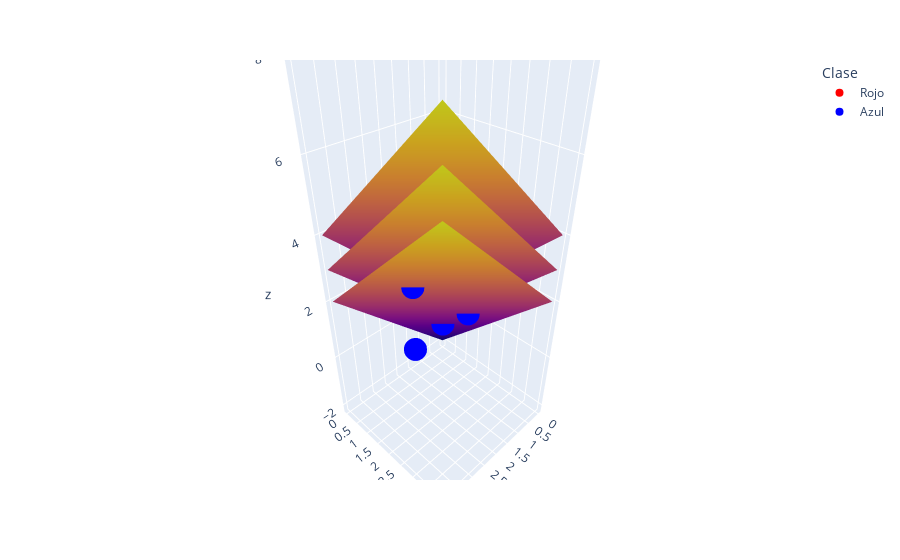

Notebook code cell kept with this figure:
### Code cell
X = [1,1,1,3,1,3,1,3,1]
Y = [0,0,1,1,1,2,2,2,1]
Z = [1,2,2,4,3,3,1,1,0]
Clase = ["Rojo","Rojo","Rojo","Rojo","Rojo","Azul","Azul","Azul","Azul"]
dict = {"x": X, "y": Y, "z": Z, "Clase": Clase}
df = pd.DataFrame(dict)
fig = px.scatter_3d(df, x='x', y='y', z='z',
              color='Clase', color_discrete_sequence=["red", "blue"])

x, y = np.meshgrid(range(5), range(5))
hiperplano_rojo = x + y
hiperplano_azul = x + y - 2
hiperplano_optimo = x + y - 1

fig.add_trace(
    go.Surface(x=x, y=y, z=hiperplano_rojo, text='Hiperplano Rojo', showscale=False)
)

fig.add_trace(
    go.Surface(x=x, y=y, z=hiperplano_azul, text='Hiperplano Azul', showscale=False)
)

fig.add_trace(
    go.Surface(x=x, y=y, z=hiperplano_optimo, text='Hiperplano Optimo', showscale=False)
)


fig.show()

### Figure 1 — Plotly figure (JSON) as saved in the notebook; plotly's stock layout.template omitted (floating-point values rounded to 4 significant figures)
{"data": [{"hovertemplate": "Clase=Rojo<br>x=%{x}<br>y=%{y}<br>z=%{z}<extra></extra>", "legendgroup": "Rojo", "marker": {"color": "red", "symbol": "circle"}, "mode": "markers", "name": "Rojo", "scene": "scene", "showlegend": true, "type": "scatter3d", "x": [1, 1, 1, 3, 1], "y": [0, 0, 1, 1, 1], "z": [1, 2, 2, 4, 3]}, {"hovertemplate": "Clase=Azul<br>x=%{x}<br>y=%{y}<br>z=%{z}<extra></extra>", "legendgroup": "Azul", "marker": {"color": "blue", "symbol": "circle"}, "mode": "markers", "name": "Azul", "scene": "scene", "showlegend": true, "type": "scatter3d", "x": [3, 1, 3, 1], "y": [2, 2, 2, 1], "z": [3, 1, 1, 0]}, {"showscale": false, "text": "Hiperplano Rojo", "type": "surface", "x": [[0, 1, 2, 3, 4], [0, 1, 2, 3, 4], [0, 1, 2, 3, 4], [0, 1, 2, 3, 4], [0, 1, 2, 3, 4]], "y": [[0, 0, 0, 0, 0], [1, 1, 1, 1, 1], [2, 2, 2, 2, 2], [3, 3, 3, 3, 3], [4, 4, 4, 4, 4]], "z": [[0, 1, 2, 3, 4], [1, 2, 3, 4, 5], [2, 3, 4, 5, 6], [3, 4, 5, 6, 7], [4, 5, 6, 7, 8]]}, {"showscale": false, "text": "Hiperplano Azul", "type": "surface", "x": [[0, 1, 2, 3, 4], [0, 1, 2, 3, 4], [0, 1, 2, 3, 4], [0, 1, 2, 3, 4], [0, 1, 2, 3, 4]], "y": [[0, 0, 0, 0, 0], [1, 1, 1, 1, 1], [2, 2, 2, 2, 2], [3, 3, 3, 3, 3], [4, 4, 4, 4, 4]], "z": [[-2, -1, 0, 1, 2], [-1, 0, 1, 2, 3], [0, 1, 2, 3, 4], [1, 2, 3, 4, 5], [2, 3, 4, 5, 6]]}, {"showscale": false, "text": "Hiperplano Optimo", "type": "surface", "x": [[0, 1, 2, 3, 4], [0, 1, 2, 3, 4], [0, 1, 2, 3, 4], [0, 1, 2, 3, 4], [0, 1, 2, 3, 4]], "y": [[0, 0, 0, 0, 0], [1, 1, 1, 1, 1], [2, 2, 2, 2, 2], [3, 3, 3, 3, 3], [4, 4, 4, 4, 4]], "z": [[-1, 0, 1, 2, 3], [0, 1, 2, 3, 4], [1, 2, 3, 4, 5], [2, 3, 4, 5, 6], [3, 4, 5, 6, 7]]}], "layout": {"legend": {"title": {"text": "Clase"}, "tracegroupgap": 0}, "margin": {"t": 60}, "scene": {"domain": {"x": [0.0, 1.0], "y": [0.0, 1.0]}, "xaxis": {"title": {"text": "x"}}, "yaxis": {"title": {"text": "y"}}, "zaxis": {"title": {"text": "z"}}}}}
